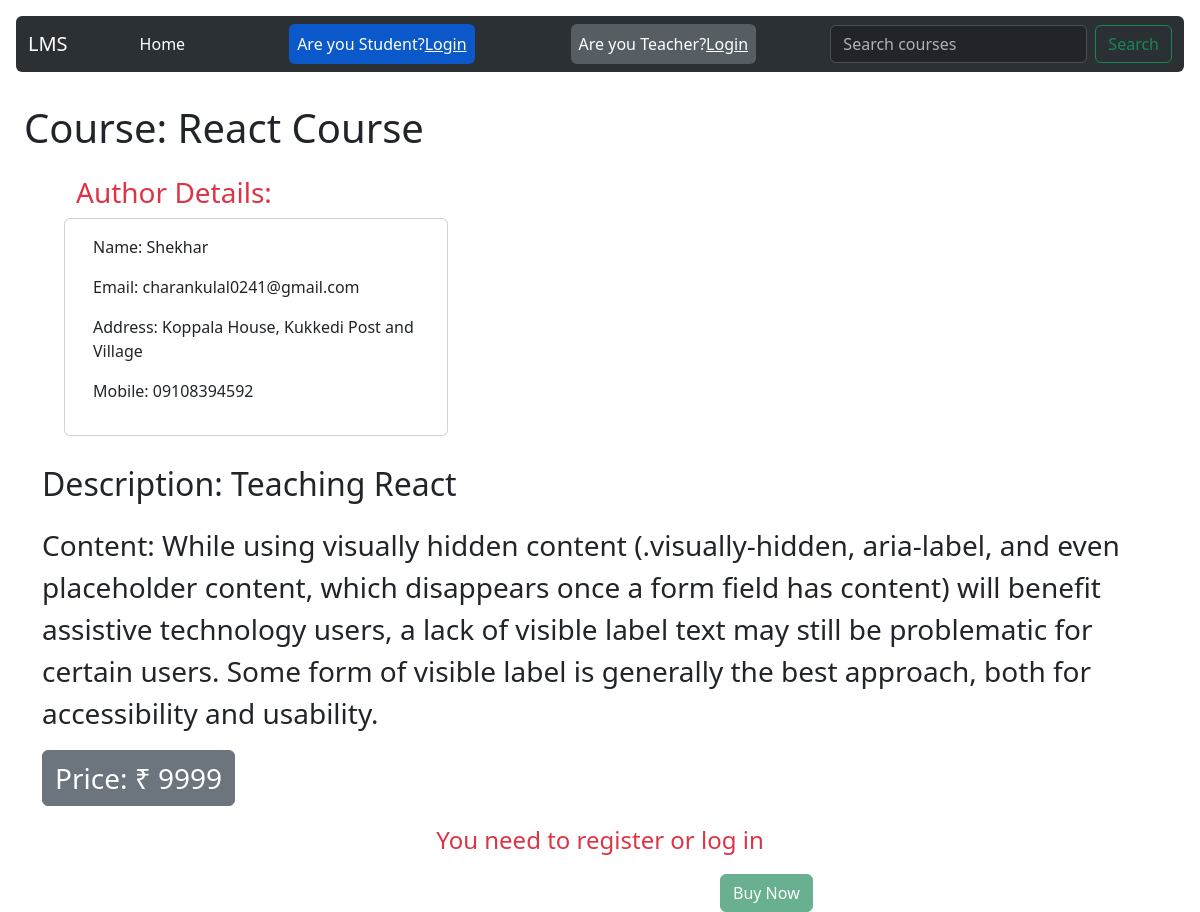
Screenshot of /course/12/ with the database file from the repository.
### base/models.py (models this page shows, shortened)
class Course(models.Model):
    courseName = models.CharField(max_length=200)
    teacher_id=models.ForeignKey(Teacher,on_delete=models.CASCADE)
    description=models.TextField()
    content=models.TextField()
    price=models.CharField(max_length=10)
    category=models.CharField(max_length=200)

class Teacher(models.Model):
    name = models.CharField(max_length=100)
    email = models.EmailField()
    password=models.CharField(max_length=50)
    phone = models.CharField(max_length=20, blank=True)
    address = models.TextField(blank=True)
    age=models.CharField(max_length=10)
    gender=models.CharField(max_length=20)
    def __str__(self):
        return self.name

### base/views.py (the view)
# urls.py: path('course/<str:pk>/',views.courses,name="course"),
def courses(request, pk):
    course = Course.objects.get(id=pk)
    teacher_name = course.teacher_id
    teacher = Teacher.objects.get(name=teacher_name)
    context1 = {'course': course}
    context2 = {'teacher': teacher}
    context = {**context1, **context2}
    return render(request, 'base/courses.html', context)

### base/templates/base/courses.html
{% extends 'main.html' %} {% block content %}
<h1 class="m-4" style="padding-top: 5rem">Course: {{course.courseName }}</h1>
<div class="row" style="margin-left: 4rem">
  <h3 class="text-danger">Author Details:</h3>
  <div class="card card-outline-danger" style="width: 24rem">
    <div class="card-body">
      <p class="text">Name: {{teacher.name}}</p>
      <p class="text">Email: {{teacher.email}}</p>
      <p class="text">Address: {{teacher.address}}</p>
      <p class="text">Mobile: {{teacher.phone}}</p>
    </div>
  </div>
</div>
<div class="container mt-4">
  <p class="fs-2">Description: {{course.description}}</p>
  <p class="fs-3">Content: {{course.content}}</p>
  <p class="fs-3 btn btn-secondary">Price: &#8377; {{course.price}}</p>
</div>
<p class="text-center text-danger fs-4">You need to register or log in</p>
<div style="margin-left: 45rem">
  <button class="btn btn-success" type="button" disabled>Buy Now</button>
</div>
{% endblock content %}

### rows the page displays
Course: courseName "React Course", description "Teaching React", content "While using visually hidden content (.visually-hidden, aria-label, and even placeholder content, which disappears once a form field has content) will benefit assistive technology users, a lack of visible label text may still be problematic for certain users. Some form of visible label is generally the best approach, both for accessibility and usability.", price "9999"
Teacher: name "Shekhar", email "charankulal0241@gmail.com", address "Koppala House, Kukkedi Post and Village", phone "09108394592"
